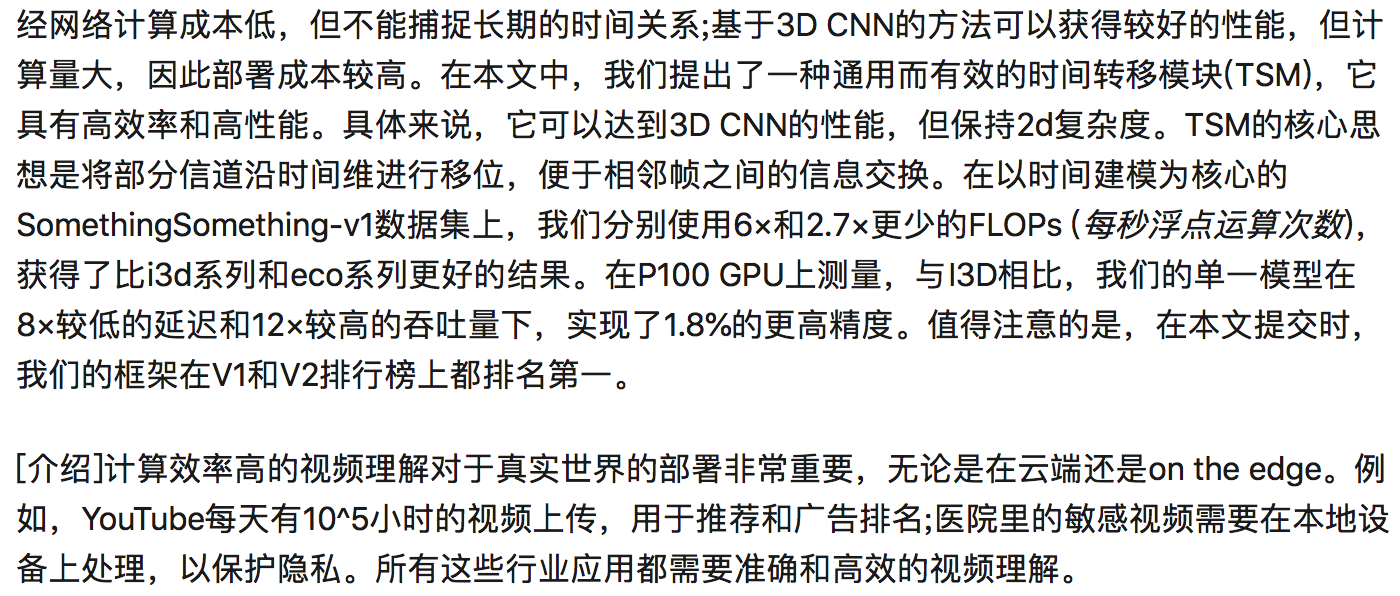
#> input picture OpenCV_learn/code_050/lp.png, 1400 x 596 px
$ python opencv_050.py   (older library calls are emulated)
#> lines starting #> are read from the running program, lines starting #| are printed output that depends on the picture; after the words box and inside, x2 and y2 are one past the last pixel; in counts of white or black regions, pixels touching at a corner belong together
import cv2 as cv
import numpy as np


def canny_demo(image):
    t = 80
    canny_output = cv.Canny(image, t, t * 2)
    cv.imshow("canny_output", canny_output)
    cv.imwrite("./canny_output.png", canny_output)
    return canny_output


src = cv.imread("./lp.png")
#> src is the input picture: shape (596, 1400, 3); mean B, G, R 219.4, 219.2, 219.4
cv.namedWindow("input", cv.WINDOW_AUTOSIZE)
cv.imshow("input", src)
binary = canny_demo(src)
#> in canny_demo, `canny_output = cv.Canny(image, t, t * 2)`:
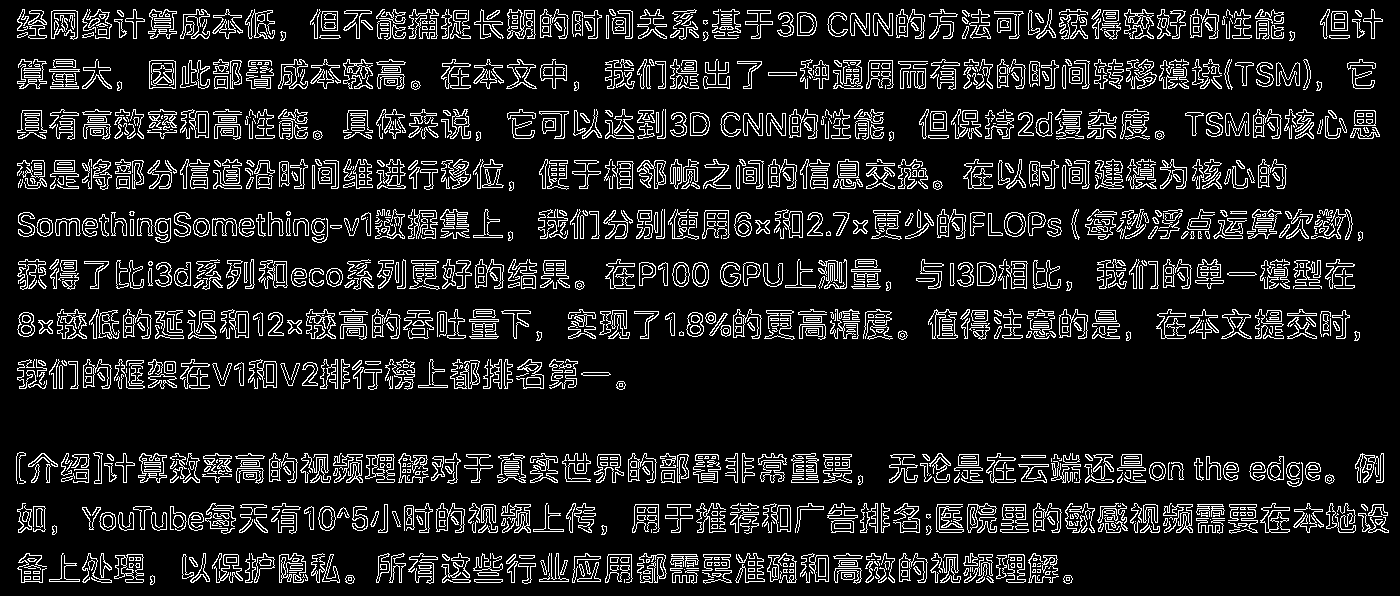
#> canny_output: shape (596, 1400); 11.7% white in thin lines or dots
k = np.ones((3, 3), dtype=np.uint8)
binary = cv.morphologyEx(binary, cv.MORPH_DILATE, k)
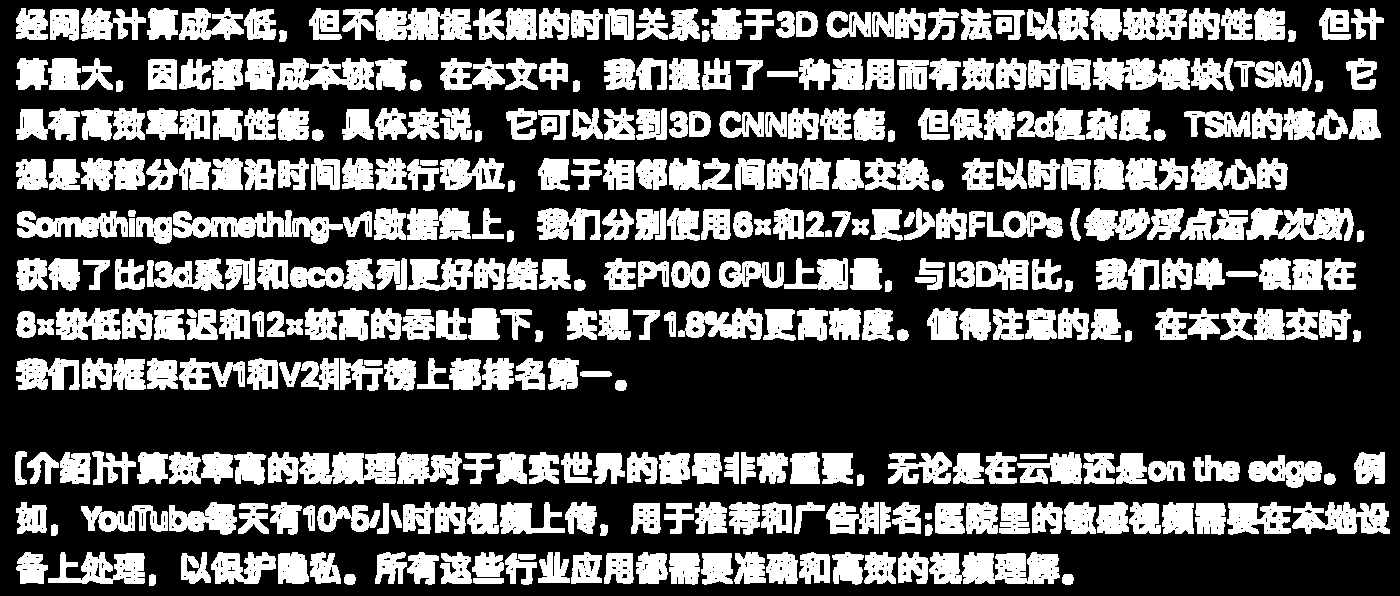
#> binary: shape (596, 1400); 33.4% white; 389 white regions

# 轮廓发现
out, contours, hierarchy = cv.findContours(binary, cv.RETR_EXTERNAL, cv.CHAIN_APPROX_SIMPLE)
#> contours = 389 contours; largest, box (x1, y1, x2, y2) and area: (929, 552, 1060, 584) 3197, (173, 210, 343, 244) 2631, (375, 8, 472, 41) 2396, (299, 452, 396, 484) 2387, (1246, 208, 1354, 241) 2336
for c in range(len(contours)):
    # x, y, w, h = cv.boundingRect(contours[c]);
    # cv.drawContours(src, contours, c, (0, 0, 255), 2, 8)
    # cv.rectangle(src, (x, y), (x+w, y+h), (0, 0, 255), 1, 8, 0);
    area = cv.contourArea(contours[c])
    arclen = cv.arcLength(contours[c], True)
    if area < 100 or arclen < 100:
        continue
    rect = cv.minAreaRect(contours[c])
    cx, cy = rect[0]
    box = cv.boxPoints(rect)
    box = np.int0(box)
    cv.drawContours(src,[box],0,(0,0,255),2)
    cv.circle(src, (np.int32(cx), np.int32(cy)), 2, (255, 0, 0), 2, 8, 0)
#> this loop made 389 passes
#> (area, arclen, rect, cx, cy, box) on passes 6 to 8: (790, 147.9, ((716.5, 568.5), (31, 31), -90), 716.5, 568.5, [[732, 584], [701, 584], [701, 553], [732, 553]]), (796.5, 160.9, ((684, 568.5), (31, 30), -90), 684, 568.5, [[699, 584], [669, 584], [669, 553], [699, 553]]), (725.5, 130.4, ((618.5, 568), (30, 29), -90), 618.5, 568, [[633, 583], [604, 583], [604, 553], [633, 553]])
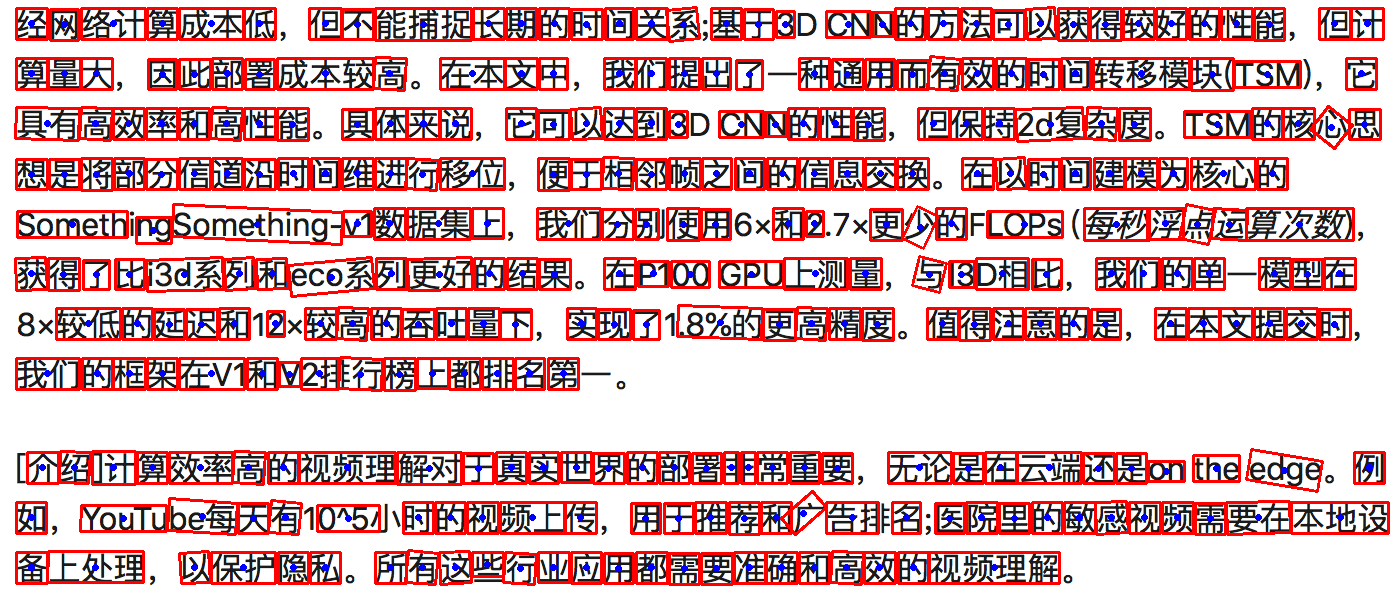
#> src: shape (596, 1400, 3); 15.86% of pixels changed, all inside (x1, y1, x2, y2) = (14, 6, 1390, 586)


# 显示
cv.imshow("contours_analysis", src)
cv.imwrite("./contours_analysis.png", src)
cv.waitKey(0)
cv.destroyAllWindows()
